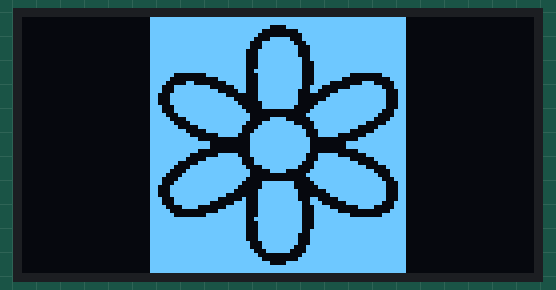
This program was run on a simulated ESP32. Parts: 128×64 one-colour display.

Above: at 0.1 s.

The program:

main.cpp
```cpp
#include <Wire.h>
#include <Adafruit_GFX.h>
#include <Adafruit_SSD1306.h>


// ---- OLED setup ----
#define SCREEN_WIDTH 128
#define SCREEN_HEIGHT 64
#define OLED_ADDR 0x3C

Adafruit_SSD1306 display(SCREEN_WIDTH, SCREEN_HEIGHT, &Wire, -1);

// ---- 64x64 Flower Emoji Bitmap ----
const unsigned char epd_bitmap_flower_emoji_imresizer__1_ [] PROGMEM = {
  0xff, 0xff, 0xff, 0xff, 0xff, 0xff, 0xff, 0xff, 0xff, 0xff, 0xff, 0xff, 0xff, 0xff, 0xff, 0xff,
  0xff, 0xff, 0xff, 0xfc, 0x3f, 0xff, 0xff, 0xff, 0xff, 0xff, 0xff, 0xf0, 0x07, 0xff, 0xff, 0xff,
  0xff, 0xff, 0xff, 0xe0, 0x03, 0xff, 0xff, 0xff, 0xff, 0xff, 0xff, 0xc3, 0xe3, 0xff, 0xff, 0xff,
  0xff, 0xff, 0xff, 0x8f, 0xf1, 0xff, 0xff, 0xff, 0xff, 0xff, 0xff, 0x8f, 0xf8, 0xff, 0xff, 0xff,
  0xff, 0xff, 0xff, 0x1f, 0xf8, 0xff, 0xff, 0xff, 0xff, 0xff, 0xff, 0x1f, 0xf8, 0xff, 0xff, 0xff,
  0xff, 0xff, 0xff, 0x1f, 0xfc, 0xff, 0xff, 0xff, 0xff, 0xff, 0xff, 0x1f, 0xfc, 0x7f, 0xff, 0xff,
  0xff, 0xff, 0xff, 0x1f, 0xfc, 0x7f, 0xff, 0xff, 0xff, 0xff, 0xff, 0x3f, 0xfc, 0x7f, 0xff, 0xff,
  0xfc, 0x03, 0xff, 0x1f, 0xfc, 0x7f, 0xc0, 0x3f, 0xf8, 0x00, 0x7f, 0x1f, 0xfc, 0x7f, 0x00, 0x0f,
  0xf0, 0x60, 0x1f, 0x1f, 0xfc, 0x78, 0x07, 0x07, 0xe3, 0xfe, 0x07, 0x1f, 0xfc, 0xe0, 0x3f, 0xc7,
  0xe3, 0xff, 0x83, 0x1f, 0xf8, 0xc1, 0xff, 0xe3, 0xc7, 0xff, 0xe0, 0x1f, 0xf8, 0x07, 0xff, 0xe3,
  0xc7, 0xff, 0xf8, 0x1f, 0xf8, 0x0f, 0xff, 0xe3, 0xc7, 0xff, 0xfc, 0x0f, 0xf8, 0x3f, 0xff, 0xe3,
  0xe3, 0xff, 0xfe, 0x0f, 0xf0, 0x7f, 0xff, 0xe3, 0xe3, 0xff, 0xff, 0x00, 0x00, 0xff, 0xff, 0xc7,
  0xf1, 0xff, 0xff, 0x80, 0x01, 0xff, 0xff, 0x87, 0xf8, 0x7f, 0xff, 0x83, 0xc0, 0xff, 0xff, 0x0f,
  0xfc, 0x3f, 0xff, 0x0f, 0xf0, 0x7f, 0xfc, 0x1f, 0xfe, 0x0f, 0xfe, 0x1f, 0xfc, 0x7f, 0xf0, 0x7f,
  0xff, 0x83, 0xfe, 0x3f, 0xfe, 0x3f, 0xc0, 0xff, 0xff, 0xc0, 0x7c, 0x7f, 0xfe, 0x3e, 0x03, 0xff,
  0xff, 0xf0, 0x00, 0x7f, 0xff, 0x00, 0x0f, 0xff, 0xff, 0xfe, 0x00, 0x7f, 0xff, 0x00, 0x7f, 0xff,
  0xff, 0xfe, 0x00, 0x7f, 0xff, 0x00, 0x7f, 0xff, 0xff, 0xf0, 0x00, 0x7f, 0xff, 0x00, 0x0f, 0xff,
  0xff, 0xc0, 0x7c, 0x7f, 0xfe, 0x3e, 0x03, 0xff, 0xff, 0x83, 0xfe, 0x3f, 0xfe, 0x3f, 0xc0, 0xff,
  0xfe, 0x0f, 0xfe, 0x3f, 0xfc, 0x7f, 0xf0, 0x7f, 0xfc, 0x3f, 0xff, 0x0f, 0xf8, 0x7f, 0xfc, 0x1f,
  0xf8, 0x7f, 0xff, 0x83, 0xc0, 0xff, 0xff, 0x0f, 0xf0, 0xff, 0xff, 0x80, 0x01, 0xff, 0xff, 0x8f,
  0xe1, 0xff, 0xff, 0x00, 0x00, 0xff, 0xff, 0xc7, 0xe3, 0xff, 0xfe, 0x0f, 0xf0, 0x7f, 0xff, 0xe3,
  0xc7, 0xff, 0xfc, 0x0f, 0xf0, 0x3f, 0xff, 0xe3, 0xc7, 0xff, 0xf8, 0x1f, 0xf8, 0x0f, 0xff, 0xe3,
  0xc7, 0xff, 0xe0, 0x1f, 0xf8, 0x07, 0xff, 0xe3, 0xe3, 0xff, 0x81, 0x1f, 0xf8, 0xc1, 0xff, 0xe3,
  0xe3, 0xfe, 0x07, 0x1f, 0xfc, 0xe0, 0x7f, 0xc7, 0xf0, 0xf0, 0x1f, 0x1f, 0xfc, 0x78, 0x0f, 0x07,
  0xf8, 0x00, 0x7f, 0x1f, 0xfc, 0x7e, 0x00, 0x0f, 0xfc, 0x03, 0xff, 0x1f, 0xfc, 0x7f, 0xc0, 0x3f,
  0xff, 0xff, 0xff, 0x3f, 0xfc, 0x7f, 0xff, 0xff, 0xff, 0xff, 0xff, 0x1f, 0xfc, 0x7f, 0xff, 0xff,
  0xff, 0xff, 0xff, 0x1f, 0xfc, 0x7f, 0xff, 0xff, 0xff, 0xff, 0xff, 0x1f, 0xfc, 0xff, 0xff, 0xff,
  0xff, 0xff, 0xff, 0x1f, 0xf8, 0xff, 0xff, 0xff, 0xff, 0xff, 0xff, 0x1f, 0xf8, 0xff, 0xff, 0xff,
  0xff, 0xff, 0xff, 0x8f, 0xf8, 0xff, 0xff, 0xff, 0xff, 0xff, 0xff, 0x8f, 0xf1, 0xff, 0xff, 0xff,
  0xff, 0xff, 0xff, 0xc7, 0xe1, 0xff, 0xff, 0xff, 0xff, 0xff, 0xff, 0xe0, 0x03, 0xff, 0xff, 0xff,
  0xff, 0xff, 0xff, 0xf0, 0x07, 0xff, 0xff, 0xff, 0xff, 0xff, 0xff, 0xfc, 0x3f, 0xff, 0xff, 0xff,
  0xff, 0xff, 0xff, 0xff, 0xff, 0xff, 0xff, 0xff, 0xff, 0xff, 0xff, 0xff, 0xff, 0xff, 0xff, 0xff
};

void setup() {
  Wire.begin(21, 22); // ESP32 I2C pins (SDA=21, SCL=22)

  if (!display.begin(SSD1306_SWITCHCAPVCC, OLED_ADDR)) {
    for (;;); // Stop if OLED not found
  }

  display.clearDisplay();

  // Draw the 64x64 flower bitmap centered on a 128x64 screen
  display.drawBitmap(32, 0, epd_bitmap_flower_emoji_imresizer__1_, 64, 64, SSD1306_WHITE);
  display.display();
}

void loop() {
  // Nothing in loop for now
}
```
